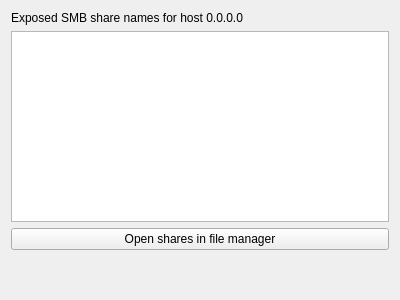
<?xml version="1.0" encoding="UTF-8"?>
<ui version="4.0">
 <class>HostShares</class>
 <widget class="QWidget" name="HostShares">
  <property name="geometry">
   <rect>
    <x>0</x>
    <y>0</y>
    <width>400</width>
    <height>300</height>
   </rect>
  </property>
  <property name="windowTitle">
   <string>Form</string>
  </property>
  <layout class="QVBoxLayout" name="verticalLayout_2">
   <item>
    <widget class="QLabel" name="titleLbl">
     <property name="text">
      <string>Exposed SMB share names for host 0.0.0.0</string>
     </property>
    </widget>
   </item>
   <item>
    <widget class="QTableView" name="sharesTable"/>
   </item>
   <item>
    <widget class="QPushButton" name="openSharesBtn">
     <property name="text">
      <string>Open shares in file manager</string>
     </property>
    </widget>
   </item>
   <item>
    <spacer name="verticalSpacer">
     <property name="orientation">
      <enum>Qt::Vertical</enum>
     </property>
     <property name="sizeHint" stdset="0">
      <size>
       <width>20</width>
       <height>40</height>
      </size>
     </property>
    </spacer>
   </item>
  </layout>
 </widget>
 <resources/>
 <connections/>
</ui>
